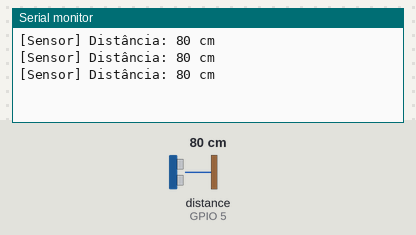
The program below on a simulated ESP32. Parts: the last lines printed to the serial monitor. The test bench sets the inputs (shaded band); at power-on: distance to the obstacle (sensor on GPIO 5) 80 cm. The echo pulse lasts 58.3 µs per cm.

Above: at 1.8 s.
1.9 s: distance to the obstacle (sensor on GPIO 5) set to 2 cm
At 2.4 s:
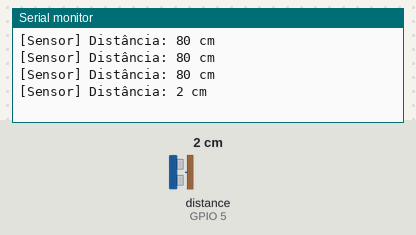
3.4 s: distance to the obstacle (sensor on GPIO 5) set to 4 cm
At 3.9 s:
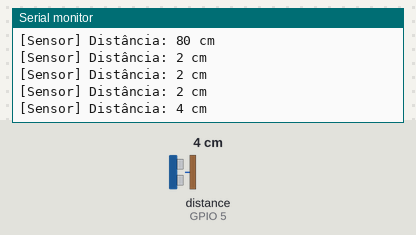
Timing chart, 0 to 6.4 s (numbered marks = the images above; inputs shaded):
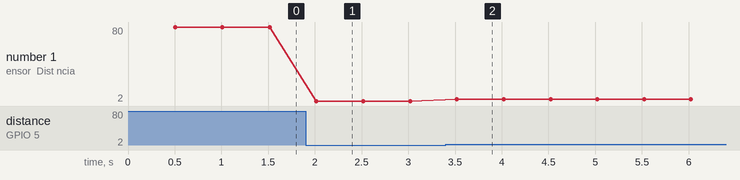

The program:

main.cpp
```cpp
/*
     Autor:      Vitor Baccin
     Link:       www.ducknds.org
     Compre/Buy: https://s.click.aliexpress.com/e/_A5RjGb
     Sketch:     ******
     Sensor:     AJ-SR04M
     Data:       11/06/2021
*/
#include <Arduino.h>
#include <ultrasonic.h>

#define TRIG_PIN 4 //Pino 4 do Arduino será a saída de trigger RX
#define ECHO_PIN 5 //Pino 5 do Arduino será a entrada de echo TX

Ultrasonic ultrasonic(TRIG_PIN, ECHO_PIN);

void setup()
{
  Serial.begin(115200);
  ultrasonic.setTimeout(22500UL); // Para maximo 401cm
}

void loop()
{
  delay(500);
  int dist = ultrasonic.read();
  Serial.print("[Sensor] Distância: ");
  Serial.print(dist);
  Serial.println(" cm");
}
```

Measured:
- after the input at 1.9 s, the serial monitor: prints a new line after 0.12 s (image 1)
- after the input at 3.4 s, the serial monitor: prints a new line after 0.12 s (image 2)
- plotted number 1: 80 → 2 after the input at 1.9 s, 2 → 4 after the input at 3.4 s
